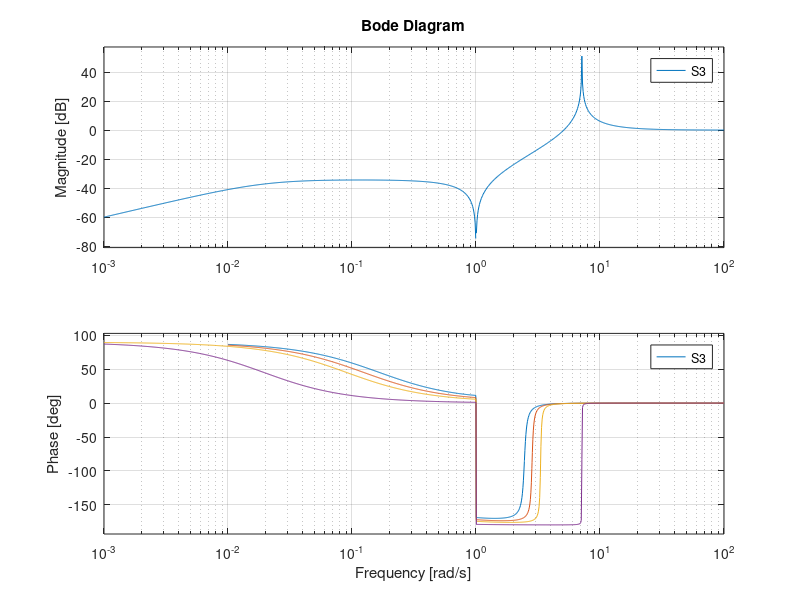

Source code (MATLAB):
s=tf('s');
theta=5;
L=(1+s*theta)/(s*(1+s^2));
S=1/(L+1);
figure();
grid on;
bode(S);
hold on;
theta=7;
L1=(1+s*theta)/(s*(1+s^2));
S1=1/(L1+1);
bode(S1);
grid on;
theta=10;
L2=(1+s*theta)/(s*(1+s^2));
S2=1/(L2+1);
bode(S2);
grid on;
theta=50;
L3=(1+s*theta)/(s*(1+s^2));
S3=1/(L3+1);
bode(S3);
grid on;
